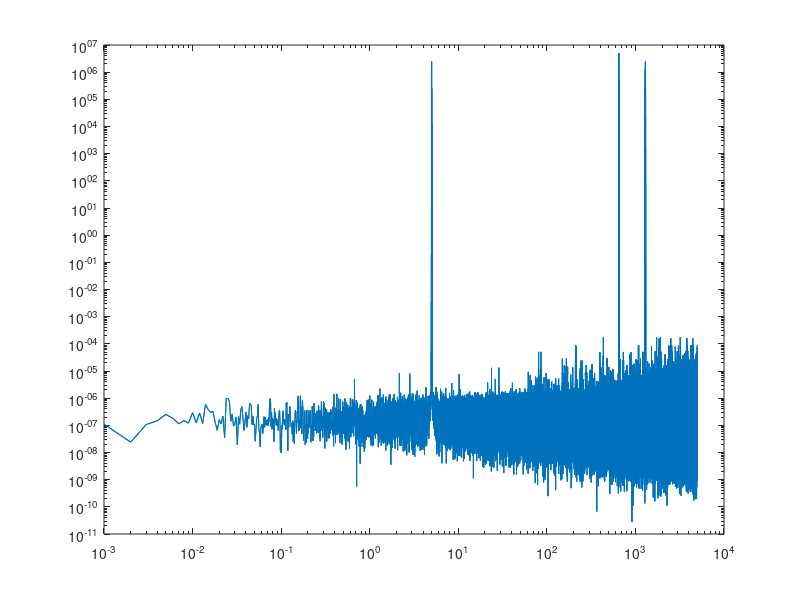

This figure's MATLAB source: (Note: this script raises an error after producing the figure.)
% Ideal_Downconversion_IQDemodulator.m
%
% This script simulates a downconversion and IQ demodulation
% process for a cavity signal using a custom-built FIR filter.
% The parameters used are similar to 650 MHz signal, the cavity signal is being phase modulated 
% with at 5 kHz. As of now the filters are creating issues for the IQ demodulated signal. 
clear  

% --- Parameters ---
tmax = .001; % Total simulation time in seconds.
Fs = 10e9; % Sampling frequency
dt = 1/Fs; % Time step
fcavity = 650e6; % Cavity resonant frequency
fLO1 = 645e6; % First local oscillator frequency
%IF_FREQ = fcavity - fLO1; % Intermediate frequency
t = 0:dt:tmax-dt; % Time vector
t=t';
w = 2*pi*[0:numel(t)/2-1 -numel(t)/2:-1].'/(numel(t)*mean(diff(t))) ;

% --- Signal Generation ---
% Corrected: Model the vibration as phase modulation.
cavity = sin(2*pi*fcavity*t + 0.2 * sin(2*pi*5000*t));

% Local Oscillator 1 (LO1)
LO1 = cos(2*pi*fLO1*t);

% --- Downconversion Stage 1: Mixer and Low-Pass Filter ---
% The mixer model is Mini-Circuits ZFM-2000+ which uses dioded
% The mixer diode model is shown in wikipedia article: https://en.wikipedia.org/wiki/Frequency_mixer
downconverted_signal =(cavity + LO1) + 0.5*(cavity.^2 + LO1.^2)+ cavity .* LO1;

%What does the FFT look like before the filter 
figure(1)
loglog(abs(w)/(2*pi*1e6),abs(fft(downconverted_signal)))
hold on 

% Design the first FIR low-pass filter
% An FIR filter order of 256 is a good starting point.
order = 256; 
first_LPF = 20e6;
cutoff_lp1_norm = first_LPF/ (Fs/2); 
b1 = my_fir_lowpass(order, cutoff_lp1_norm);

% Apply the first low-pass filter using the standard filter function
% Note: The FIR filter introduces a delay of (order/2) samples.
cavity_if_signal_raw = filter(b1, 1, downconverted_signal);

% Correct for the filter's delay
delay_samples = order / 2;
cavity_if_signal = [cavity_if_signal_raw(delay_samples+1:end,1); zeros(delay_samples,1)];
% for plot in figure(1)
loglog(abs(w)/(2*pi*1e6),abs(fft(cavity_if_signal)))
legend('Downconverted', [num2str(first_LPF/1e6) ' MHz LPF of Downconverted'])
legend('boxoff')


IF_FREQ=5e6;


% --- Downconversion Stage 2: IQ Demodulation ---------------------------
LO2_I = cos(2*pi*(IF_FREQ)*t);
LO2_Q = -sin(2*pi*(IF_FREQ)*t);
mixed_I = cavity_if_signal .* LO2_I;
mixed_Q = cavity_if_signal .* LO2_Q;

% Design the second low-pass filter for the baseband signals
order2=8192;
cutoff_demod_norm = (7000) / (Fs/2);
b2 = my_fir_lowpass(order2, cutoff_demod_norm);

% Apply the second low-pass filter
I_demod_raw = filter(b2, 1, mixed_I);
Q_demod_raw = filter(b2, 1, mixed_Q);

% Correct for the filter's delay
I_demod = [I_demod_raw(delay_samples+1:end); zeros(delay_samples,1)];
Q_demod = [Q_demod_raw(delay_samples+1:end); zeros(delay_samples,1)];

clear LO2_Q LO2_I cavity_if_signal_raw mixed_I mixed_Q 

% --- Plotting the Results ---
figure(2);
tiledlayout(3,1)

% Plot 1: Original RF signals
nexttile;
plot(t * 1e9, cavity);
title(sprintf('Original %.0f MHz Signal', fcavity/1e6));
xlabel('Time (ns)');
ylabel('Amplitude');
grid on;
xlim([0, 100]);

% Plot 2: Downconverted 5 MHz IF signals
nexttile;
plot(t * 1e6, cavity_if_signal);
title(sprintf('Downconverted %.0f MHz IF Signal', IF_FREQ/1e6));
xlabel('Time (µs)');
ylabel('Amplitude');
grid on;
xlim([0, 0.5]);

% Plot 3: Demodulated Baseband I and Q signals
nexttile;
plot(t * 1e3, I_demod, 'DisplayName', 'I-component');
hold on;
plot(t * 1e3, Q_demod, 'DisplayName', 'Q-component');
title('Demodulated Baseband I/Q Signals');
xlabel('Time (ms)');
ylabel('Amplitude');
grid on;
xlim([0, max(t)*1e3]); % Show 5 periods of the 1 kHz signal
legend('show');
hold off;


figure(3)
loglog(abs(w)/(2*pi*1e6),abs(fft(I_demod_raw)),'DisplayName', 'I-component')
hold on 
loglog(abs(w)/(2*pi*1e6),abs(fft(Q_demod_raw)),'DisplayName', 'Q-component')


% --- Custom FIR Low
% -Pass Filter Design (Without Toolbox) ---
% This function designs a low-pass FIR filter using the windowed-sinc method.
function b = my_fir_lowpass(order, cutoff_norm)
    % N: Filter order (number of coefficients)
    N = order;
    
    % Create the ideal sinc filter impulse response
    % Time vector for the filter's impulse response
    t_fir = -(N-1)/2 : (N-1)/2; 
    
    % Ideal impulse response (sinc function)
    sinc_impulse = sin(2 * pi * cutoff_norm * t_fir) ./ (pi * t_fir);
    
    % Handle the NaN at t=0
    sinc_impulse(t_fir == 0) = 2 * cutoff_norm;

    % Create a Hamming window to reduce ripple
    hamming_window = 0.54 - 0.46 * cos(2 * pi * (0:N-1) / (N-1));
    
    % Apply the window to the sinc function
    b = sinc_impulse .* hamming_window;

    % Normalize the filter coefficients so the DC gain is 1
    b = b / sum(b);
end